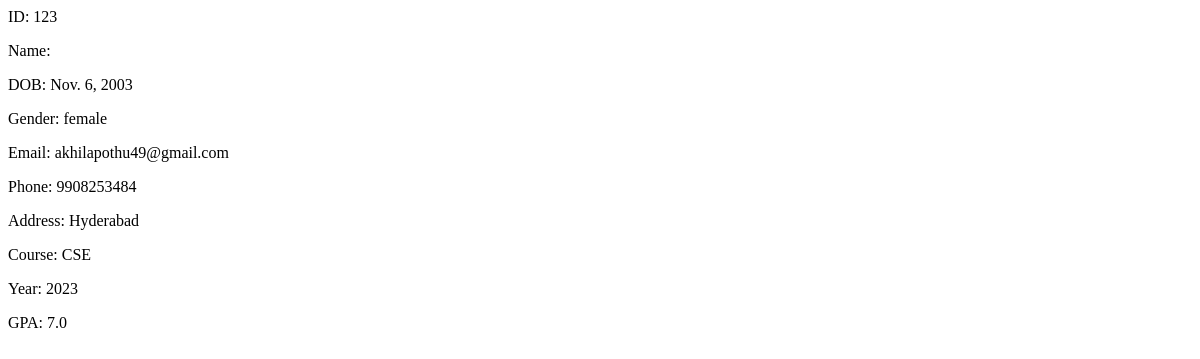
The app's page /view/123/, older data.
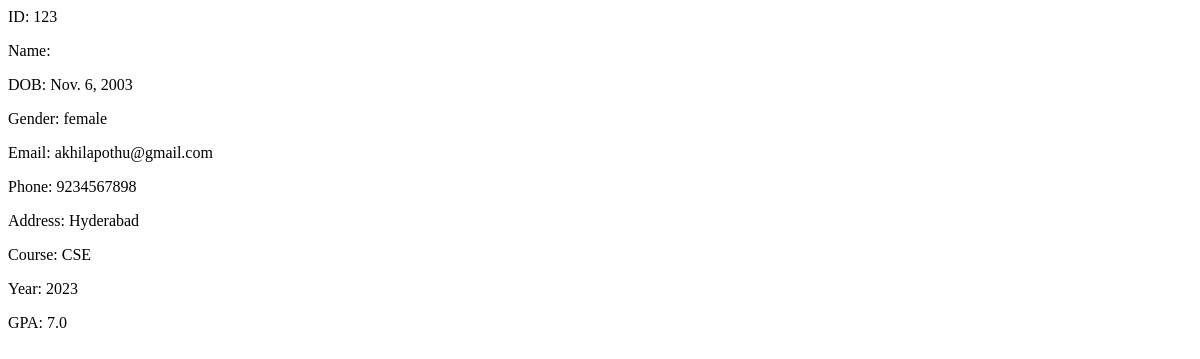
The same page, newer data.
### students/models.py (models this page shows, shortened)
class Student(models.Model):
    student_id = models.AutoField(primary_key = True)
    full_name = models.CharField(max_length=100)
    dob = models.DateField(null=True, blank=True)
    gender = models.CharField(max_length=10)
    email = models.EmailField()
    phone = models.CharField(max_length=15)
    address = models.TextField()
    course = models.CharField(max_length=50)
    year = models.IntegerField()
    gpa = models.FloatField()

### students/views.py (the view)
# urls.py: path('view/<int:pk>/', views.item_view, name='item_view'),
def item_view(request, pk):
    student = get_object_or_404(Student, pk=pk)
    return render(request, 'item_view.html', {'student': student})

### students/templates/item_view.html
<p>ID: {{ student.student_id }}</p>
<p>Name: {{ student.name }}</p>
<p>DOB: {{ student.dob }}</p>
<p>Gender: {{ student.gender}}</p>
<p>Email: {{ student.email }}</p>
<p>Phone: {{ student.phone}}</p>
<p>Address: {{ student.address}}</p>
<p>Course: {{ student.course}}</p>
<p>Year: {{ student.year}}</p>
<p> GPA: {{ student.gpa}}</p>

Row changes from the older to the newer data that the page shows:
changed Student "female": email "akhilapothu49@gmail.com" → "akhilapothu@gmail.com"; phone "9908253484" → "9234567898"
